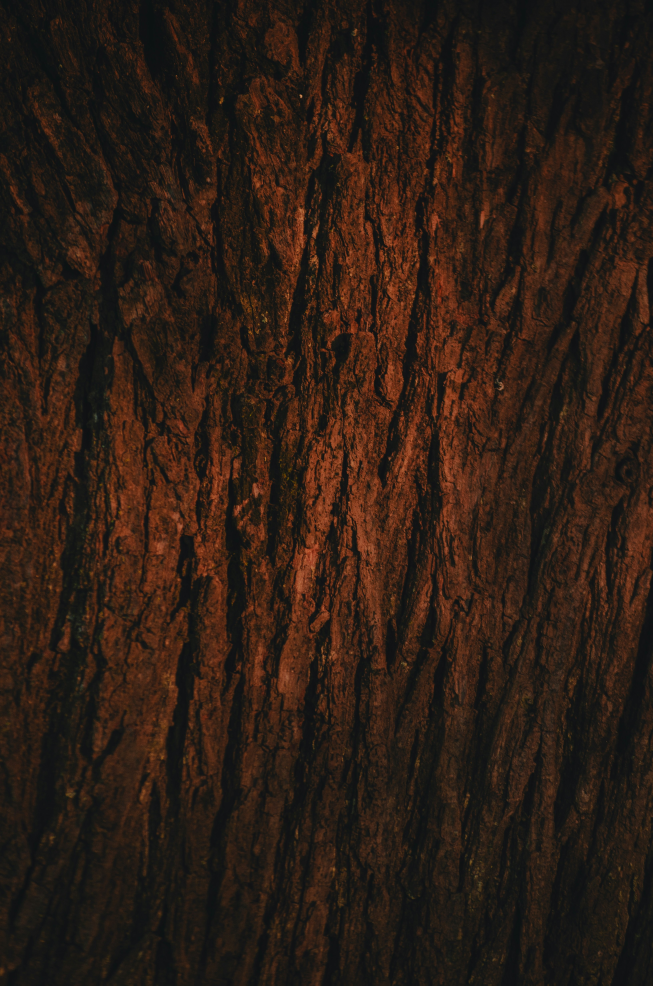
#> input picture plantillas/madera.jpg, 3264 x 4928 px (shown at 1/5 size)
$ python -i mocos.py   (imports and definitions only)
#> lines starting #> are read from the running program, lines starting #| are printed output that depends on the picture
### diseno.py
"""
diseno.py — La apariencia de las imágenes del listing, en archivos que se editan sin tocar código.

  plantillas/diseno.json            el estilo base: fuentes, tamaños, colores, fondos, textos y
                                    la lista de mocos (qué imágenes se hacen y en qué orden).
  plantillas/estilos/<nombre>.json  variantes: solo lo que cambia respecto al base
                                    (p. ej. otra fuente y otra madera). Se mezclan encima.
  plantillas/fuentes/*.ttf|*.otf    las fuentes (Google Fonts, licencia OFL). Si una falta,
                                    se usa DejaVu Serif y el listing sale igual, solo con otra letra.

Cada libro puede tener su estilo (manifiesto → meta.estilo); /imagenes ID estilo lo cambia.

Tres papeles de letra, que usan tanto los mocos (Pillow) como las plantillas SVG (cairosvg):
  titulo   textos en negrita (títulos de cada imagen)
  texto    textos normales
  cursiva  textos en cursiva (obra, citas, notas)
En los SVG el papel se deduce solo: font-weight="bold" → titulo, font-style="italic" → cursiva,
lo demás → texto; o explícito con data-rol="titulo|texto|cursiva".

Uso suelto:  python3 diseno.py            → muestra el estilo base y las fuentes que encuentra
             python3 diseno.py vintage    → lo mismo con el estilo "vintage"
"""
import copy
import json
import os
import sys
import tempfile
from functools import lru_cache
from pathlib import Path

from PIL import ImageFont

AQUI = Path(__file__).parent
PLANTILLAS = AQUI / "plantillas"
FUENTES = PLANTILLAS / "fuentes"
ESTILOS = PLANTILLAS / "estilos"

# Lo mínimo para que todo funcione aunque diseno.json no exista o esté incompleto.
BASE = {
    "fuentes": {
        "titulo": {"archivo": "", "escala": 1.0},
        "texto": {"archivo": "", "escala": 1.0},
        "cursiva": {"archivo": "", "escala": 1.0},
    },
    "colores": {"tinta": "#2b1d12", "tinta_suave": "#3b2a1c", "banda": "#f4e8cd", "banda_opacidad": 240,
                "marco": "#faf5e8", "recuadro": "#b41e1e"},
    "fondos": {"madera": "madera.jpg", "papel": "papel.jpg"},
    "textos": {
        "detalle": "Every detail, at full resolution",
        "tamanos": "Print at home or at any print shop",
        "tamanos_nota": "300 DPI files · also great for larger frames at gallery resolution",
        "flatlay_n": "{n} printable plates · instant download",
        "flatlay_sin_n": "Printable plates · instant download",
    },
    "mocos": ["detalle", "detalle", "flatlay", "incluido", "tamanos", "pin"],
}

RESPALDO = {"titulo": "DejaVuSerif-Bold.ttf", "texto": "DejaVuSerif.ttf", "cursiva": "DejaVuSerif-Italic.ttf"}
SVG_PESO = {"titulo": ("bold", "normal"), "texto": ("normal", "normal"), "cursiva": ("normal", "italic")}

_activo = None  # el estilo en uso (dict ya mezclado)
_avisadas = set()  # fuentes faltantes ya avisadas (una vez cada una)


def _mezclar(base, encima):
    r = copy.deepcopy(base)
    for k, v in (encima or {}).items():
        if isinstance(v, dict) and isinstance(r.get(k), dict):
            r[k] = _mezclar(r[k], v)
        else:
            r[k] = copy.deepcopy(v)  # listas (mocos) se reemplazan completas
    return r


def _leer(ruta):
    try:
        return json.loads(ruta.read_text(encoding="utf-8"))
    except FileNotFoundError:
        return {}
    except json.JSONDecodeError as e:
        raise SystemExit(f"{ruta.name} tiene un error de formato (línea {e.lineno}): {e.msg}")


def estilos_disponibles():
    return sorted(p.stem for p in ESTILOS.glob("*.json")) if ESTILOS.exists() else []


def cargar(estilo=None, extra=None):
    """Base + plantillas/diseno.json + estilos/<estilo>.json + `extra` (p. ej. mocos de un libro)."""
    d = _mezclar(BASE, _leer(PLANTILLAS / "diseno.json"))
    if estilo and estilo not in ("base", "default"):
        ruta = ESTILOS / f"{estilo}.json"
        if not ruta.exists():
            raise SystemExit(f"No existe el estilo «{estilo}». Hay: {', '.join(estilos_disponibles()) or 'ninguno'}")
        d = _mezclar(d, _leer(ruta))
        d["nombre"] = estilo
    d.setdefault("nombre", "base")
    return _mezclar(d, extra)


def usar(estilo=None, extra=None):
    """Activa un estilo para todo lo que se genere después en este proceso."""
    global _activo
    _activo = cargar(estilo, extra)
    fuente.cache_clear()
    return _activo


def actual():
    return _activo if _activo is not None else usar()


# ---------------------------------------------------------------- colores y fondos
def color(nombre, alfa=None):
    """Color del estilo como tupla RGB(A) para Pillow."""
    h = actual()["colores"].get(nombre, BASE["colores"].get(nombre, "#000000")).lstrip("#")
    rgb = tuple(int(h[i:i + 2], 16) for i in (0, 2, 4))
    return rgb + (alfa,) if alfa is not None else rgb


def hex_color(nombre):
    return actual()["colores"].get(nombre, BASE["colores"].get(nombre, "#000000"))


def ruta_fondo(nombre):
    """'madera' o 'papel' → archivo en plantillas/ (o en plantillas/fondos/)."""
    archivo = actual()["fondos"].get(nombre, f"{nombre}.jpg")
    for r in (PLANTILLAS / archivo, PLANTILLAS / "fondos" / archivo):
        if r.exists():
            return r
    return PLANTILLAS / f"{nombre}.jpg"


def texto(clave, **campos):
    t = actual()["textos"].get(clave, BASE["textos"].get(clave, ""))
    return t.format(**campos) if campos else t


def lista_mocos():
    return list(actual().get("mocos") or BASE["mocos"])


# ---------------------------------------------------------------- fuentes
def _archivo_fuente(rol):
    """Ruta del archivo de fuente de un papel (o None si no está; entonces va DejaVu)."""
    nombre = actual()["fuentes"].get(rol, {}).get("archivo") or ""
    if not nombre:
        return None
    for r in (FUENTES / nombre, PLANTILLAS / nombre, Path(nombre)):
        if r.exists():
            return r
    if nombre not in _avisadas:
        _avisadas.add(nombre)
        print(f"⚠ diseño: no encuentro la fuente {nombre} ({rol}); uso DejaVu Serif.")
    return None


def escala(rol):
    return float(actual()["fuentes"].get(rol, {}).get("escala", 1.0))


@lru_cache(maxsize=128)
def fuente(rol, tam):
    """Fuente de Pillow para un papel ('titulo', 'texto', 'cursiva') al tamaño base `tam`
    (ya multiplicado por la escala del estilo)."""
    tam = max(8, round(tam * escala(rol)))
    ruta = _archivo_fuente(rol)
    cfg = actual()["fuentes"].get(rol, {})
    if ruta:
        f = ImageFont.truetype(str(ruta), tam)
        if cfg.get("variacion"):  # fuentes variables: "Bold", "SemiBold Italic"…
            try:
                f.set_variation_by_name(cfg["variacion"])
            except (OSError, ValueError):
                print(f"⚠ diseño: {ruta.name} no tiene la variación «{cfg['variacion']}».")
        return f
    try:
        return ImageFont.truetype(RESPALDO[rol], tam)
    except OSError:
        return ImageFont.load_default(size=tam)


# [12 lines left out: function familia_svg, not called in this run]


_fontconfig_listo = False


# [30 lines left out: functions preparar_fontconfig, resumen, not called in this run]


# [3 lines that do not run on import are left out]

### mocos.py
"""
mocos.py — Imágenes de listing (mockups) sin Placeit, generadas por código.

Qué imágenes se hacen, en qué orden, con qué letra, colores y fondos: plantillas/diseno.json
(y plantillas/estilos/<nombre>.json para variantes; ver diseno.py). Tipos de moco disponibles
(cada uno con láminas distintas; un tipo puede repetirse en la lista):
  detalle   (detalle_1.jpg…)  Acercamiento al 100% de la zona con más trabajo de color
                                (+ miniatura de la lámina completa con el recuadro de dónde sale).
  flatlay                     Láminas apiladas y giradas, con sombra, sobre la textura de madera.
  incluido                    "What's included" (plantilla SVG plantillas/incluido.svg).
  tamanos                     Guía de tamaños de impresión (A4, US Letter, 8×10 in).
  pin  (pin_pinterest.jpg)    Pin vertical 1000×1500 para Pinterest (no se sube a Etsy).

Las de "lámina enmarcada en una pared" necesitan fotos de escena: van en otro paso.

Uso suelto:
  python3 mocos.py carpeta_laminas salida --titulo "96 Antique Butterfly Plates" --n 96 --lado 3508
Desde empaquetar.py se llama a generar(…) automáticamente.

Requiere: pillow numpy (y cairosvg para incluido.jpg, igual que hoja_referencia.py)
"""
import argparse
import math
import random
from pathlib import Path

import numpy as np
from PIL import Image, ImageDraw, ImageFilter

import diseno
import hoja_referencia as hr

AQUI = Path(__file__).parent
PLANTILLAS = AQUI / "plantillas"
LIENZO = (2400, 2400)  # cuadrado: Etsy lo recorta bien en miniatura y en móvil


# ---------------------------------------------------------------- utilidades
def fuente(tam, negrita=False, italica=False):
    """Letra del estilo activo: negrita → papel 'titulo', cursiva → 'cursiva', si no → 'texto'."""
    return diseno.fuente("titulo" if negrita else "cursiva" if italica else "texto", tam)


def ajustada(draw, texto, tam, ancho_max, minimo=24, **kw):
    """La fuente más grande (≤ tam) con la que `texto` cabe en `ancho_max`: cada fuente mide distinto."""
    while tam > minimo and draw.textlength(texto, font=fuente(tam, **kw)) > ancho_max:
        tam -= 2
    return fuente(tam, **kw)


def fondo(nombre, tam):
    """Textura del estilo ('madera' o 'papel') recortada a `tam` (o un color liso si no existe)."""
    ruta = diseno.ruta_fondo(nombre)
    if not ruta.exists():
        return Image.new("RGB", tam, (60, 40, 28))
    img = Image.open(ruta).convert("RGB")
    escala = max(tam[0] / img.width, tam[1] / img.height)
    img = img.resize((math.ceil(img.width * escala), math.ceil(img.height * escala)), Image.LANCZOS)
    x, y = (img.width - tam[0]) // 2, (img.height - tam[1]) // 2
    return img.crop((x, y, x + tam[0], y + tam[1]))


def texto_centrado(draw, y, texto, f, ancho, color=None):
    w = draw.textlength(texto, font=f)
    draw.text(((ancho - w) / 2, y), texto, font=f, fill=color or diseno.color("tinta"))


def con_sombra(lienzo, img, x, y, desplaz=18, difus=22, opacidad=110):
    """Pega `img` (RGBA) en `lienzo` con una sombra suave debajo."""
    alfa = img.split()[-1]
    sombra = Image.new("RGBA", img.size, (0, 0, 0, 0))
    sombra.putalpha(alfa.point(lambda a: a * opacidad // 255))
    margen = difus * 3
    capa = Image.new("RGBA", (img.width + 2 * margen, img.height + 2 * margen), (0, 0, 0, 0))
    capa.paste(sombra, (margen, margen), sombra)
    capa = capa.filter(ImageFilter.GaussianBlur(difus))
    lienzo.alpha_composite(capa, (x - margen + desplaz, y - margen + desplaz))
    lienzo.alpha_composite(img, (x, y))


# [81 lines left out: functions mapa_detalle, mejor_ventana, detalle, flatlay, incluido, not called in this run]


def tamanos(ruta, destino):
    """Tres formatos a escala real entre sí, con la lámina encajada en cada uno."""
#> called with ruta = 'plantillas/madera.jpg', destino = 'out.png'
    img = Image.open(ruta).convert("RGB")
#> img is the input picture: PIL image 3264x4928 RGB; mean R, G, B 45.2, 30.1, 21.1
    lienzo = fondo("papel", LIENZO).convert("RGBA")
#> (reads plantillas/diseno.json from the repository)
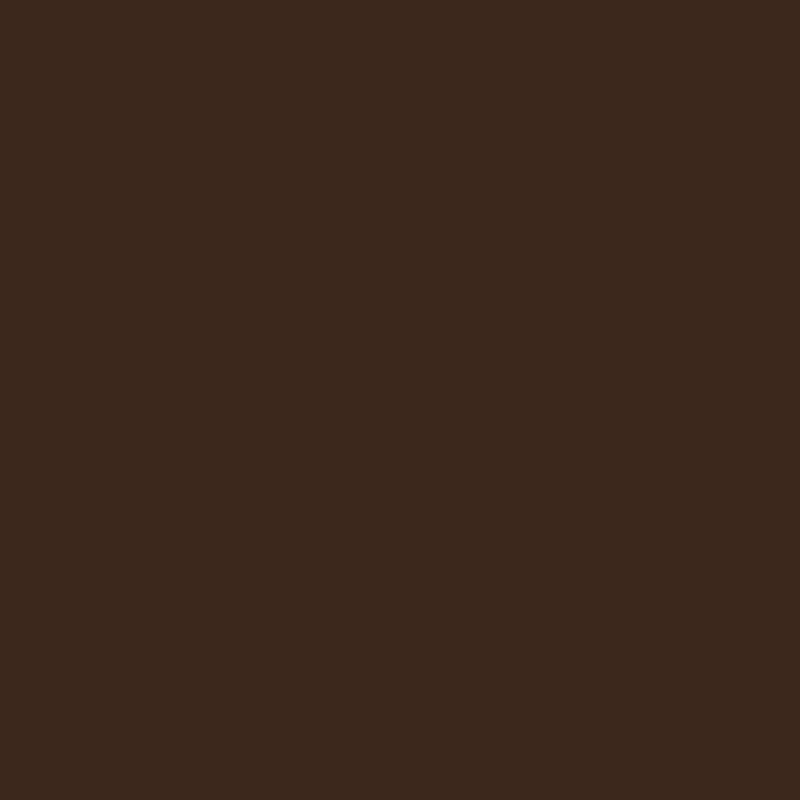
#> lienzo: PIL image 2400x2400 RGBA (shown at 1/3 size); mean R, G, B, A 60, 40, 28, 255
    d = ImageDraw.Draw(lienzo)
    t = diseno.texto("tamanos")
    texto_centrado(d, 80, t, ajustada(d, t, 78, LIENZO[0] - 200, negrita=True), LIENZO[0])
    formatos = [("8 × 10 in", 203, 254), ("A4", 210, 297), ("US Letter", 216, 279)]
    hueco, margen = 90, 110
    escala = (LIENZO[0] - 2 * margen - 2 * hueco) / sum(f[1] for f in formatos)  # px por mm
    x = margen
    base_y = 1600
    for nombre, w_mm, h_mm in formatos:
        w, h = int(w_mm * escala), int(h_mm * escala)
        hoja = Image.new("RGBA", (w, h), diseno.color("marco", 255))
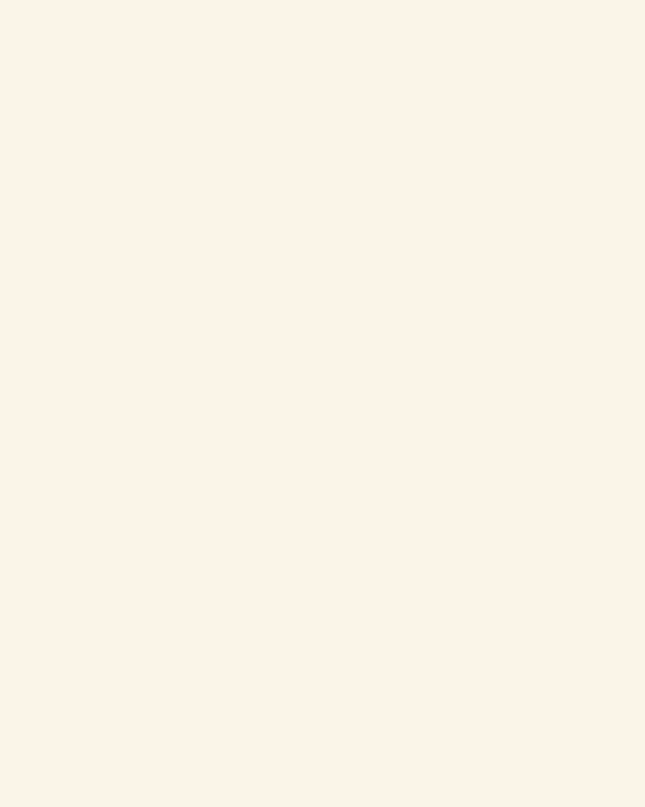
#> hoja: PIL image 645x807 RGBA; mean R, G, B, A 250, 245, 232, 255
        k = min((w - 60) / img.width, (h - 60) / img.height)
#> k = 0.152
        lam = img.resize((int(img.width * k), int(img.height * k)), Image.LANCZOS)
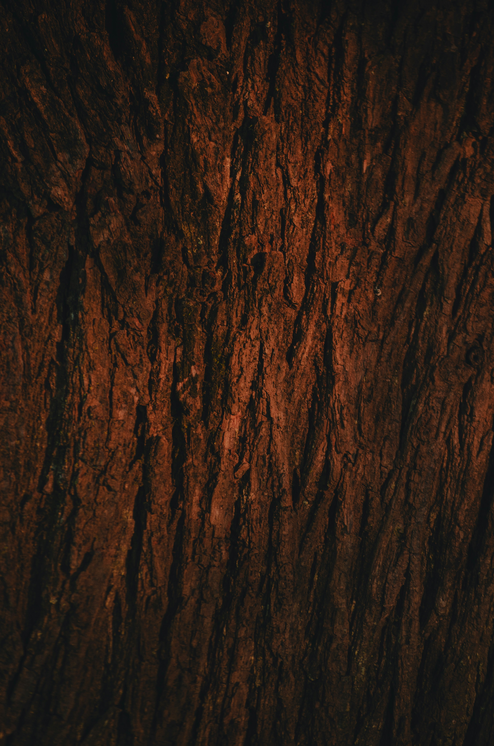
#> lam: PIL image 494x746 RGB; mean R, G, B 45.2, 30.1, 21.1
        hoja.paste(lam, ((w - lam.width) // 2, (h - lam.height) // 2))
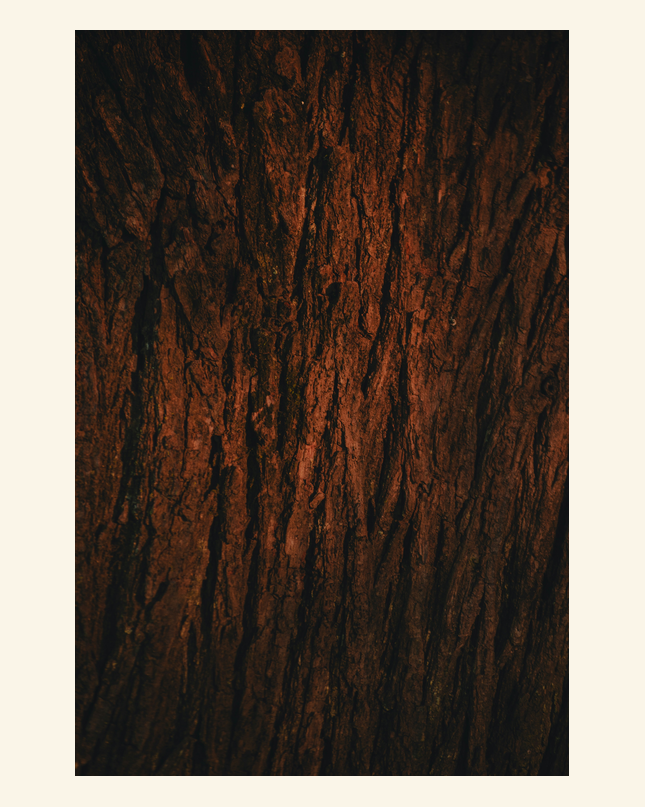
#> hoja: PIL image 645x807 RGBA; mean R, G, B, A 105, 92.8, 82.7, 255
        con_sombra(lienzo, hoja, x, base_y - h, desplaz=14, difus=16)
#> in con_sombra, `alfa = img.split()[-1]`: alfa: PIL image 645x807 L; every value is 255
#> in con_sombra, `sombra = Image.new("RGBA", img.size, (0, 0, 0, 0))`: sombra: PIL image 645x807 RGBA; every value is 0
#> in con_sombra, `capa = Image.new("RGBA", (img.width + 2 * margen, img.height + 2 * mar..`: capa: PIL image 741x903 RGBA; every value is 0
#> in con_sombra, `capa.paste(sombra, (margen, margen), sombra)`:
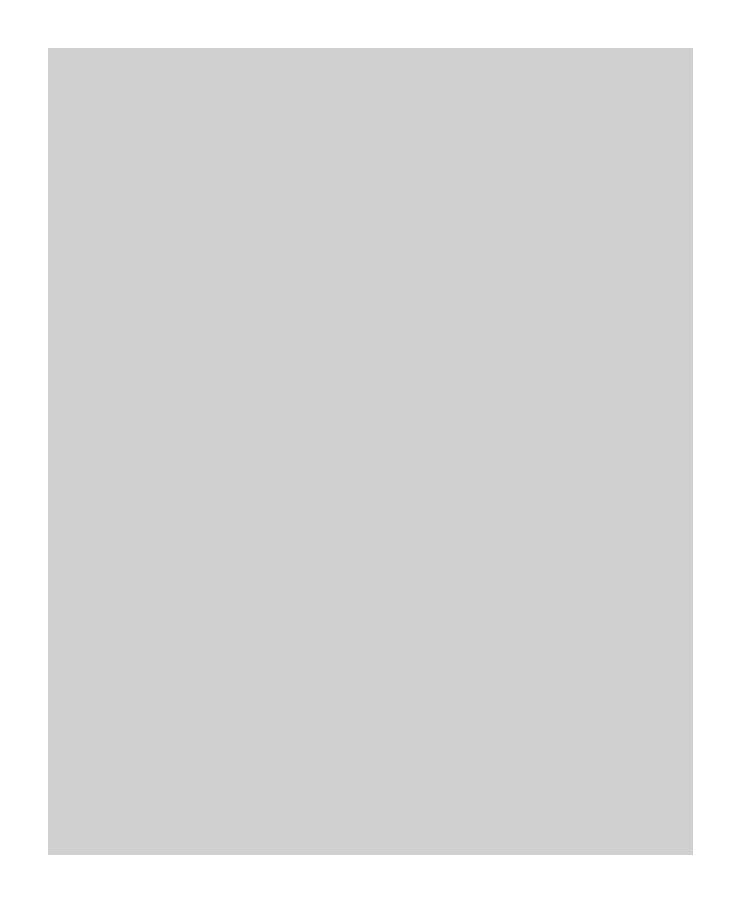
#> capa: PIL image 741x903 RGBA; mean R, G, B, A 0, 0, 0, 36.6; transparent parts drawn white
#> in con_sombra, `lienzo.alpha_composite(img, (x, y))`:
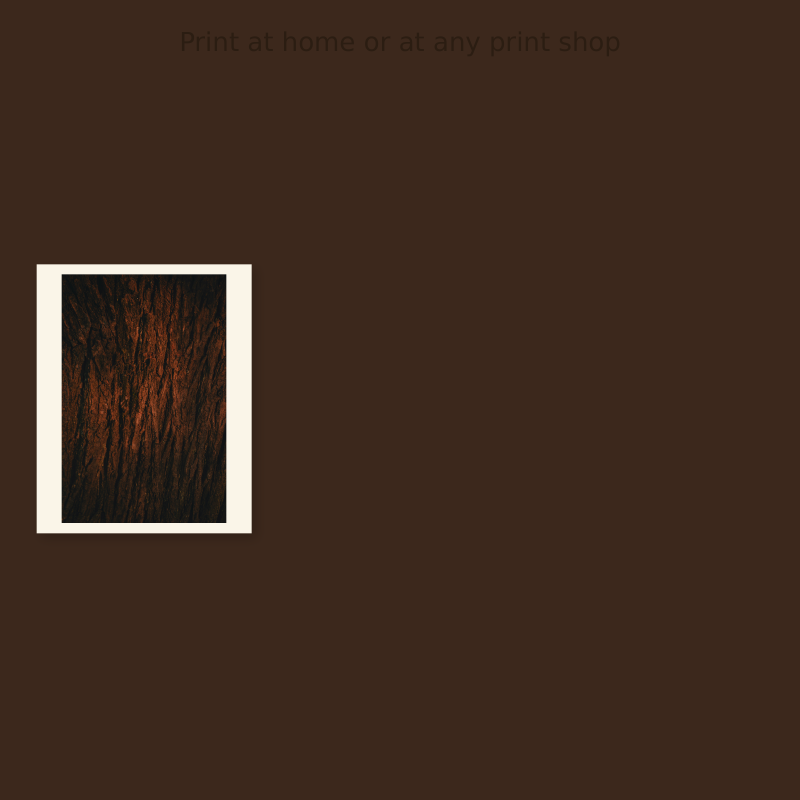
#> lienzo: PIL image 2400x2400 RGBA (shown at 1/3 size); mean R, G, B, A 64, 44.7, 32.9, 255
        f = fuente(56, negrita=True)
        d.text((x + (w - d.textlength(nombre, font=f)) / 2, base_y + 40), nombre, font=f, fill=diseno.color("tinta"))
        f2 = fuente(40)
        sub = f"{w_mm} × {h_mm} mm"
        d.text((x + (w - d.textlength(sub, font=f2)) / 2, base_y + 115), sub, font=f2, fill=diseno.color("tinta"))
        x += w + hueco
    t = diseno.texto("tamanos_nota")
    texto_centrado(d, LIENZO[1] - 170, t, ajustada(d, t, 44, LIENZO[0] - 200, italica=True), LIENZO[0])
    lienzo.convert("RGB").save(destino, "JPEG", quality=90, dpi=(300, 300))
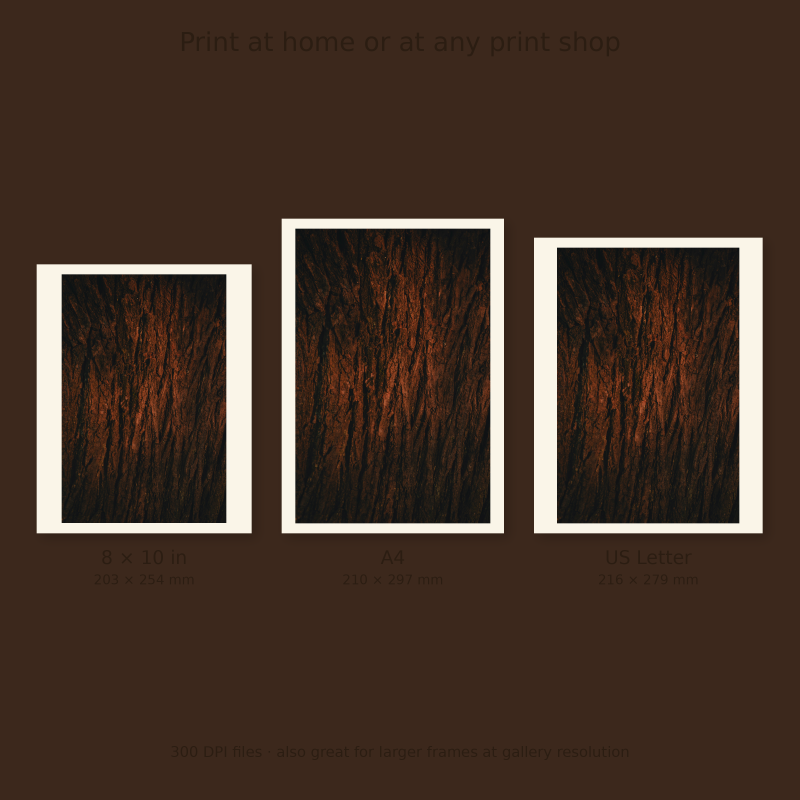
#> saved as out.png: PIL image 2400x2400 RGB (shown at 1/3 size); mean R, G, B 70.2, 52.5, 41.2


# [22 lines left out: function pin, not called in this run]


# cuántas láminas usa cada tipo de moco (todas distintas entre sí y de la portada)
LAMINAS_POR_TIPO = {"detalle": 1, "flatlay": 5, "incluido": 8, "tamanos": 1, "pin": 3}
NOMBRE_ARCHIVO = {"pin": "pin_pinterest"}  # el pin no se sube a Etsy; rehacer_imagenes lo reconoce por "pin_"


# [73 lines left out: functions generar, main, not called in this run]


# [2 lines not run here, left out]

>>> result = tamanos('plantillas/madera.jpg', 'out.png')
